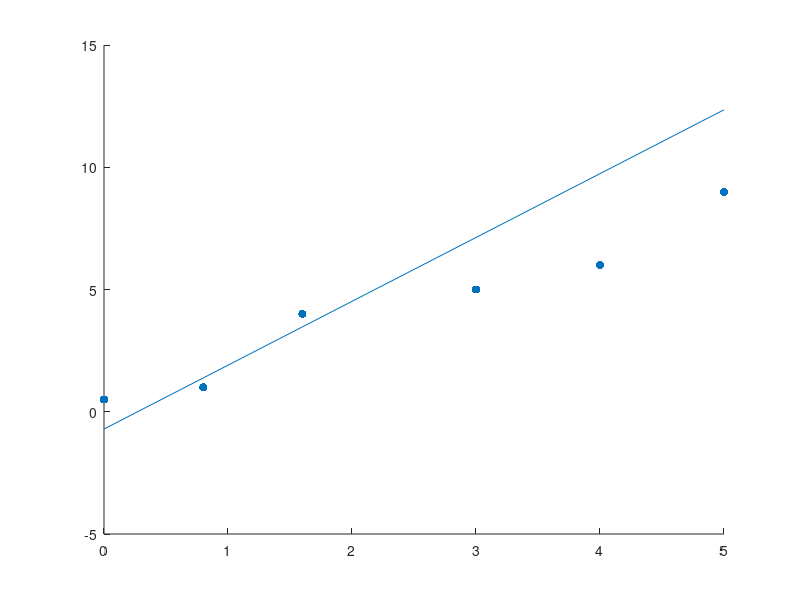

MATLAB code for this plot: (Note: this script raises an error after producing the figure.)
clc
clear

x = [0 1;0.8 1;1.6 1;3 1;4.0 1;5.0 1];
d = [0.5; 1; 4; 5; 6; 9];

w = randn(1,2);
w_h = w;
eta = 0.1; % learning rate
classified = false;


for epoch = 1:100
    classified = true;
    for i = 1:length(x(:,1))
         if x(i,1:2)*w' == d(i)
         else
             classified = false;
             e = d(i) - x(i,1:2)*w';
             w = w + eta*e*x(i,1:2);
             w_h= [w_h;w];
         end
    end
end

y = x*w';

figure1 = figure;
hold on 
scatter(x(:,1),d,'filled')
p = plot(x(:,1),y);
p.LineWidth  = 2;
hold off
saveas(figure1,sprintf('LMS_%.3f.png',eta))

figure2 = figure;
hold on 
plot(0:length(w_h)-1,w_h(:,1),'-x')
plot(0:length(w_h)-1,w_h(:,2),'-o')
legend({'w1','b'},'location','northwest')
hold off
saveas(figure2,sprintf('LMS_w_%.3f.png',eta))